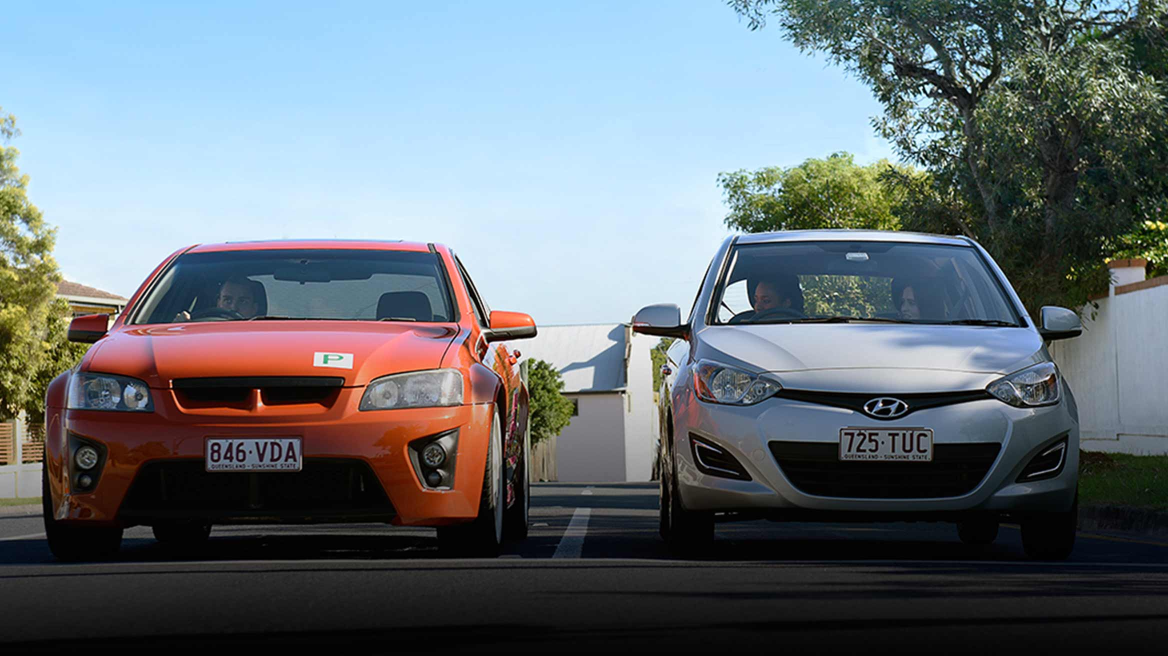
#> input picture Task 1/imgs/cars.jpg, 2336 x 1312 px (shown at 1/2 size)
$ jupyter execute --allow-errors 'Object Detection Using MobileNet & SSD.ipynb'
#> lines starting #> are read from the running program, lines starting #| are printed output that depends on the picture
# Graduate Rotational Internship Program - The Sparks Foundation, SG

## GRIP - Computer Vision & IoT - Task 1 (Object Detection Using MobileNet & SSD)

**Avish Jha**\
[LinkedIn](https://linkedin.com/in/avishj/) [GitHub](https://github.com/avishj/) [Website](https://avishj.dev/)

Object detection, a subset of computer vision, is an automated method for locating interesting objects in an image with respect to the background. Solving the object detection problem means placing a tight bounding box around these objects and associating the correct object category with each bounding box. Like other computer vision tasks, deep learning is the state-of-art method to perform object detection. MobileNet is an efficient and portable CNN architecture that is used in real world applications. MobileNets primarily use depthwise seperable convolutions in place of the standard convolutions used in earlier architectures to build lighter models. Single Shot Detector's are used to ensure one shot can detect multiple objects, for example YOLO.

In the current task, we shall utilise MobileNetSSD with a DNN Module in OpenCV to build our object detection system.\
Reference: [Object detection with deep learning and OpenCV - PyImageSearch](https://www.pyimagesearch.com/2017/09/11/object-detection-with-deep-learning-and-opencv/)

### Step 1: Handling Imports

[cell 1]
import numpy as np
import cv2

### Step 2: Initialising Classes

[cell 2]
# Generate a set of bounding box colors for each class that was used to train MobileNet

CLASSES = ["background", "aeroplane", "bicycle", "bird", "boat",
"bottle", "bus", "car", "cat", "chair", "cow", "diningtable",
"dog", "horse", "motorbike", "person", "pottedplant", "sheep",
"sofa", "train", "tvmonitor"]
COLORS = np.random.uniform(0, 255, size=(len(CLASSES), 3))

### Step 3: Loading Pre-Trained Model & Images to be Detected

#> (a cell that did not finish here is left out)

### Step 4: Detecting Objects

#> (a cell that did not finish here is left out)

### Step 5: Labelling Predictions, Boxing Objects & Displaying the Probability

#> (a cell that did not finish here is left out)

### Step 6: Displaying Output Image

#> (a cell that did not finish here is left out)

### Step 7: Function to Detect & Output from Input

[cell 7]
def detect_object(imgloc):
#> called with imgloc = 'cars.jpg'
    img = cv2.imread("imgs/" + imgloc)
#> img is the input picture: shape (1312, 2336, 3); mean B, G, R 118.7, 112.8, 103.7
    img = cv2.resize(img, (500, 500))
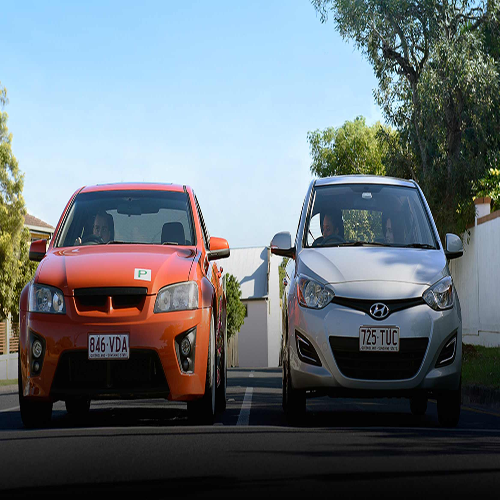
#> img: shape (500, 500, 3); mean B, G, R 118.7, 112.7, 103.6
    cv2.imshow("The Input: ", img)
    cv2.waitKey(0)
    (h, w) = img.shape[:2]
#> h = 500; w = 500
    blob = cv2.dnn.blobFromImage(img, 0.007843,(200, 200), 127.5)
    net.setInput(blob)
    detections = net.forward()
    for i in np.arange(0, detections.shape[2]):
        confidence = detections[0, 0, i, 2]
        if confidence > 0.3:
            idx = int(detections[0, 0, i, 1])
            box = detections[0, 0, i, 3:7] * np.array([w, h, w, h])
            (startX, startY, endX, endY) = box.astype("int")
            label = "{}: {:.2f}%".format(CLASSES[idx], confidence * 100)
            print("{}".format(label))
            cv2.rectangle(img, (startX, startY), (endX, endY), COLORS[idx], 2)
            y = startY - 15 if startY - 15 > 15 else startY + 15
            cv2.putText(img, label, (startX, y), cv2.FONT_HERSHEY_SIMPLEX, 0.5, COLORS[idx], 2)
    cv2.imshow("The Output:", img)
    cv2.waitKey(0)
